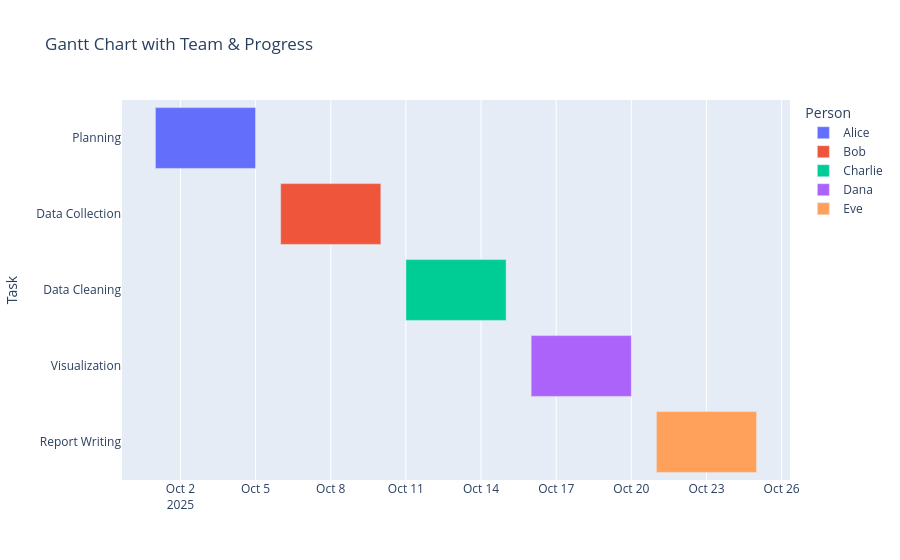

Notebook cell for this chart:
### Markdown cell above
**Gantt Chart with Team Members and Progress**

Teaching focus: Adding responsible persons and completion percentages.

### Code cell
tasks = [
    dict(Task="Planning", Start='2025-10-01', Finish='2025-10-05', Person="Alice", Completion=100),
    dict(Task="Data Collection", Start='2025-10-06', Finish='2025-10-10', Person="Bob", Completion=80),
    dict(Task="Data Cleaning", Start='2025-10-11', Finish='2025-10-15', Person="Charlie", Completion=50),
    dict(Task="Visualization", Start='2025-10-16', Finish='2025-10-20', Person="Dana", Completion=30),
    dict(Task="Report Writing", Start='2025-10-21', Finish='2025-10-25', Person="Eve", Completion=0)
]

df = pd.DataFrame(tasks)
fig = px.timeline(df, x_start="Start", x_end="Finish", y="Task", color="Person", title="Gantt Chart with Team & Progress")
fig.update_yaxes(autorange="reversed")
fig.show()

### Figure 1 — Plotly figure (JSON) as saved in the notebook; plotly's stock layout.template omitted (floating-point values rounded to 4 significant figures)
{"data": [{"base": ["2025-10-01T00:00:00.000000"], "hovertemplate": "Person=Alice<br>Start=%{base}<br>Finish=%{x}<br>Task=%{y}<extra></extra>", "legendgroup": "Alice", "marker": {"color": "#636efa", "pattern": {"shape": ""}}, "name": "Alice", "orientation": "h", "showlegend": true, "textposition": "auto", "type": "bar", "x": [345600000], "xaxis": "x", "y": ["Planning"], "yaxis": "y"}, {"base": ["2025-10-06T00:00:00.000000"], "hovertemplate": "Person=Bob<br>Start=%{base}<br>Finish=%{x}<br>Task=%{y}<extra></extra>", "legendgroup": "Bob", "marker": {"color": "#EF553B", "pattern": {"shape": ""}}, "name": "Bob", "orientation": "h", "showlegend": true, "textposition": "auto", "type": "bar", "x": [345600000], "xaxis": "x", "y": ["Data Collection"], "yaxis": "y"}, {"base": ["2025-10-11T00:00:00.000000"], "hovertemplate": "Person=Charlie<br>Start=%{base}<br>Finish=%{x}<br>Task=%{y}<extra></extra>", "legendgroup": "Charlie", "marker": {"color": "#00cc96", "pattern": {"shape": ""}}, "name": "Charlie", "orientation": "h", "showlegend": true, "textposition": "auto", "type": "bar", "x": [345600000], "xaxis": "x", "y": ["Data Cleaning"], "yaxis": "y"}, {"base": ["2025-10-16T00:00:00.000000"], "hovertemplate": "Person=Dana<br>Start=%{base}<br>Finish=%{x}<br>Task=%{y}<extra></extra>", "legendgroup": "Dana", "marker": {"color": "#ab63fa", "pattern": {"shape": ""}}, "name": "Dana", "orientation": "h", "showlegend": true, "textposition": "auto", "type": "bar", "x": [345600000], "xaxis": "x", "y": ["Visualization"], "yaxis": "y"}, {"base": ["2025-10-21T00:00:00.000000"], "hovertemplate": "Person=Eve<br>Start=%{base}<br>Finish=%{x}<br>Task=%{y}<extra></extra>", "legendgroup": "Eve", "marker": {"color": "#FFA15A", "pattern": {"shape": ""}}, "name": "Eve", "orientation": "h", "showlegend": true, "textposition": "auto", "type": "bar", "x": [345600000], "xaxis": "x", "y": ["Report Writing"], "yaxis": "y"}], "layout": {"barmode": "overlay", "legend": {"title": {"text": "Person"}, "tracegroupgap": 0}, "title": {"text": "Gantt Chart with Team & Progress"}, "xaxis": {"anchor": "y", "domain": [0, 1], "type": "date"}, "yaxis": {"anchor": "x", "autorange": "reversed", "domain": [0, 1], "title": {"text": "Task"}}}}
